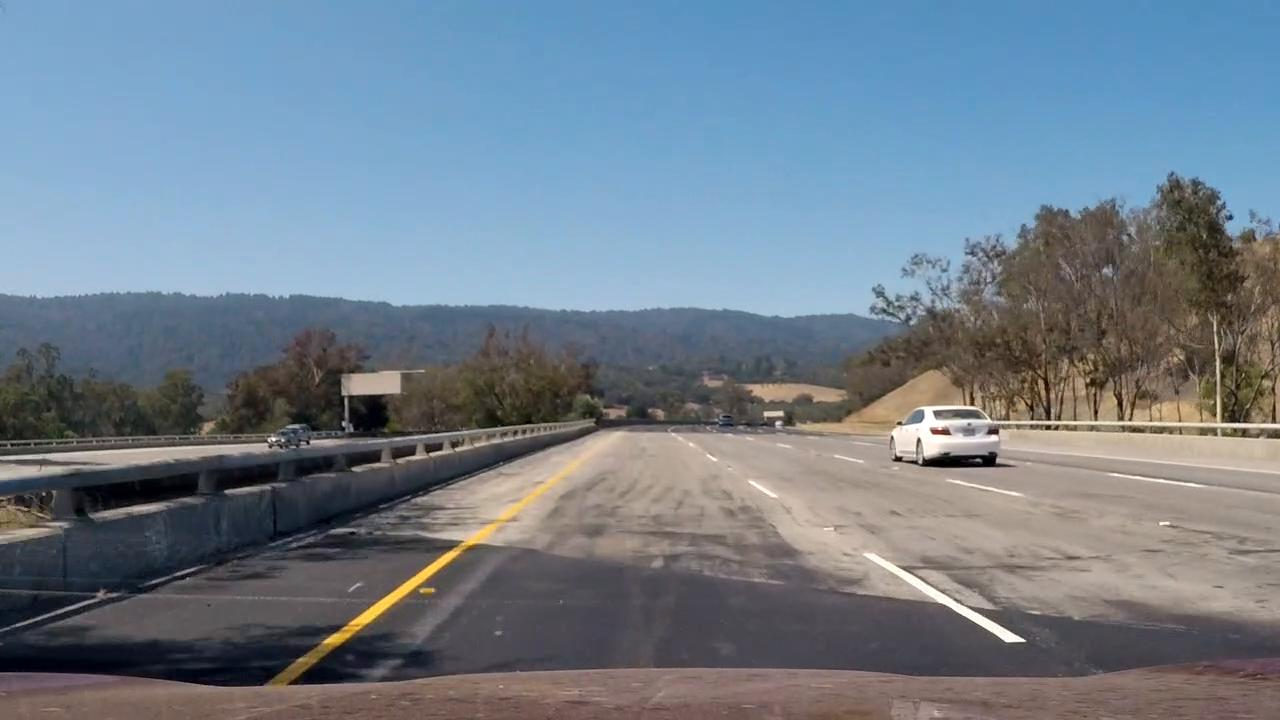
#> input picture examples/00test.jpeg, 1280 x 720 px; its folder holds only this picture in this run
$ python -i FindLanes.py   (imports and definitions only)   (older library calls are emulated)
#> lines starting #> are read from the running program, lines starting #| are printed output that depends on the picture
import cv2
import glob
import numpy as np
import matplotlib.pyplot as plt
import matplotlib.image as mpimg

class FindLanes:
    def __init__(self):
        self.objpoints, self.imgpoints = self.calibrate()
        self.lr_fit = None
        self.left_fit = None
        self.right_fit = None
        self.left_fitx = None
        self.right_fitx = None
        self.ploty = None
        self.left_curverad = None
        self.right_curverad = None
        self.curvature_difference = None
        self.center = None
        self.leftx_base = None
        self.rightx_base = None
        self.base_difference = 0

        self.src0 = np.float32(
            [
                [800,500], # top r
                [1150,720], # bot r
                [200,720], # bot l
                [525,500] # top l
            ]
        )

        self.dst0 = np.float32(
            [
                [1150, 300], # top r
                [1150,720], # bot r
                [175,720], # bot l
                [175,300] # top l
            ]
        )

        self.src = np.float32(
                    [[280,  700],  # Bottom left
                     [595,  460],  # Top left
                     [725,  460],  # Top right
                     [1125, 700]]) # Bottom right

        self.dst = np.float32(
            [[250,  720],  # Bottom left
             [250,    0],  # Top left
             [1065,   0],  # Top right
             [1065, 720]]) # Bottom right

        self.Minv = cv2.getPerspectiveTransform(self.dst, self.src)

    def calibrate(self):
        calibration_images = glob.glob('camera_cal/calibration*.jpg')

        imgpoints = []
        objpoints = []

        nx,ny = (9,6)
        objp = np.zeros((ny*nx,3), np.float32)
        objp[:,:2] = np.mgrid[0:nx,0:ny].T.reshape(-1,2)

        for fname in calibration_images:
            img = mpimg.imread(fname)
            gray = cv2.cvtColor(img, cv2.COLOR_RGB2GRAY)

            ret, corners = cv2.findChessboardCorners(cv2.cvtColor(img, cv2.COLOR_RGB2GRAY), (nx, ny), None)
            if ret == True:
                imgpoints.append(corners)
                objpoints.append(objp)

        return objpoints, imgpoints

    def cal_undistort(self, img):
        gray = cv2.cvtColor(img,cv2.COLOR_BGR2GRAY)
        ret, mtx, dist, rvecs, tvecs = cv2.calibrateCamera(self.objpoints, self.imgpoints, gray.shape[::-1], None, None)
        undist = cv2.undistort(img, mtx, dist, None, mtx)

        return undist

    # [64 lines left out: functions saturation_threshold, abs_sobel_threshold, mag_threshold, dir_threshold, color_gradient, warp, not called in this run]

    def lower_histogram(self, img):
        # Sum across the bottom half image pixels vertically, (axis=0).
        return np.sum(img[img.shape[0]//2:,:], axis=0)

    # [276 lines left out: functions find_lane_pixels, fit_polynomial, fit_poly, search_around_poly, curvature, measure_curvature_real and 1 more, not called in this run]

    def __call__(self, frame):

        # Use the calibration parameters to remove distortion
        undist = self.cal_undistort(frame)

        # Combine color and gradient layers to highlight lane lines
        combined = self.color_gradient(undist)

        # Top-down perspective transform
        warped, self.mtx = self.warp(combined)

        out_img = self.search_around_poly(warped)

        self.measure_curvature_real(out_img)

        if self.curvature_difference > abs(100):
            out_img = self.fit_polynomial(warped)


        result = self.lane_display(frame, warped)

        # Checking that they have similar curvature
        # Checking that they are separated by approximately the right distance horizontally
        # Checking that they are roughly parallel

        return result

>>> import cv2
>>> picture = cv2.cvtColor(cv2.imread('examples/00test.jpeg'), cv2.COLOR_BGR2RGB)
>>> result = FindLanes()(picture)
#> in cal_undistort, `gray = cv2.cvtColor(img,cv2.COLOR_BGR2GRAY)`:
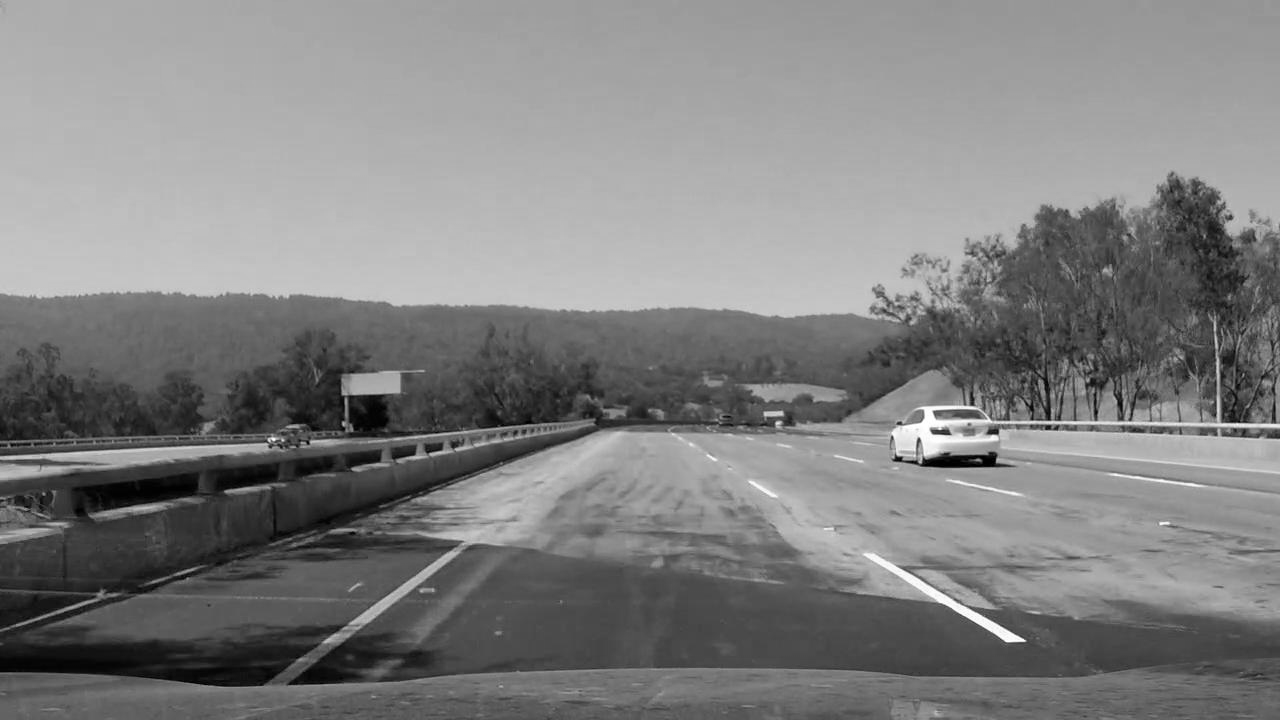
#> gray: shape (720, 1280); min 0, max 255, mean 128.4
#> (the run stopped early here; a loop or call above may not have finished)
